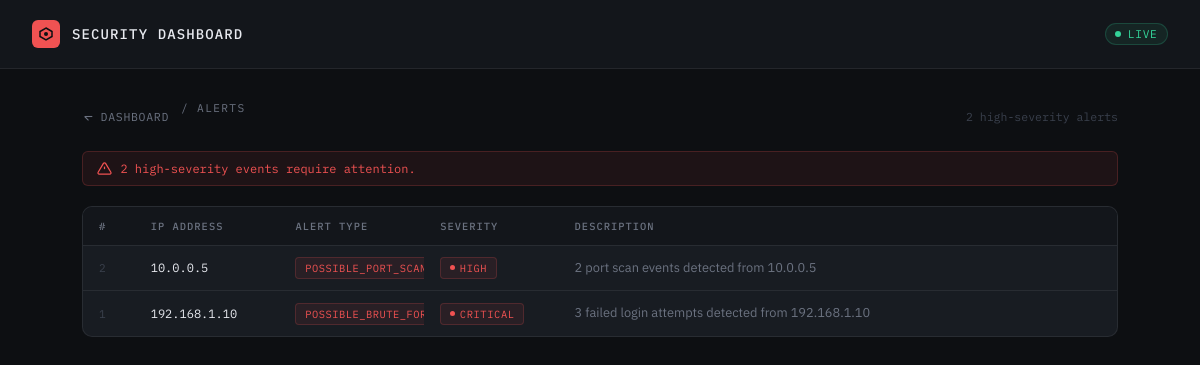
Screenshot of /alerts with the database file from the repository.
### tables this page shows
CREATE TABLE alerts (
                id INTEGER PRIMARY KEY AUTOINCREMENT,
                ip_address TEXT,
                alert_type TEXT,
                severity TEXT,
                description TEXT
            );

### app.py (the view)
@app.route("/alerts")
def alerts():
    try:
        page = max(1, int(request.args.get("page", 1)))
    except ValueError:
        page = 1
    offset = (page - 1) * EVENTS_PER_PAGE
    db = get_db()
    total = db.execute("SELECT COUNT(*) FROM alerts").fetchone()[0]
    alert_rows = db.execute(
        "SELECT * FROM alerts ORDER BY id DESC LIMIT ? OFFSET ?",
        (EVENTS_PER_PAGE, offset),
    ).fetchall()
    total_pages = max(1, (total + EVENTS_PER_PAGE - 1) // EVENTS_PER_PAGE)
    return render_template(
        "alerts.html",
        alert_rows=alert_rows,
        page=page,
        total_pages=total_pages,
        total=total,
    )

### app.py (called while the page is built)
def get_db():
    if "db" not in g:
        g.db = sqlite3.connect(DB_NAME)
        g.db.row_factory = sqlite3.Row  # access columns by name
    return g.db

### templates/alerts.html (shortened to what this page needs)
<!DOCTYPE html>
<html lang="en">
<head>
    <link rel="stylesheet" href="/static/style.css">
</head>
<body>
<header>
    <div class="header-left">
        <div class="logo-mark" aria-hidden="true">
            <svg width="16" height="16" viewBox="0 0 16 16" fill="none">
                <path d="M8 2L14 5.5V10.5L8 14L2 10.5V5.5L8 2Z" stroke="#0d0f12" stroke-width="1.5" fill="none"/>
                <circle cx="8" cy="8" r="2" fill="#0d0f12"/>
            </svg>
        </div>
        <h1>Security Dashboard</h1>
    </div>
    <div class="status-pill">
        <span class="status-dot"></span>
        Live
    </div>
</header>
<main>
    <div class="top-bar">
        <div class="top-bar-left">
            <a href="/" class="back-link">
                <svg width="13" height="13" viewBox="0 0 24 24" fill="none" stroke="currentColor" stroke-width="2" aria-hidden="true"><line x1="19" y1="12" x2="5" y2="12"/><polyline points="12 19 5 12 12 19"/></svg>
                Dashboard
            </a>
            <span class="section-label">/ Alerts</span>
        </div>
        <span class="event-count">{{ total }} high-severity alert{{ 's' if total != 1 else '' }}</span>
    </div>
    {% if total == 0 %}
    <div class="alert-banner alert-banner-ok" role="status">
        <svg width="15" height="15" viewBox="0 0 24 24" fill="none" stroke="currentColor" stroke-width="2" aria-hidden="true"><polyline points="20 6 9 17 4 12"/></svg>
        No high-severity events detected. System looks clean.
    </div>
    {% else %}
    <div class="alert-banner alert-banner-warn" role="status">
        <svg width="15" height="15" viewBox="0 0 24 24" fill="none" stroke="currentColor" stroke-width="2" aria-hidden="true"><path d="M10.29 3.86L1.82 18a2 2 0 001.71 3h16.94a2 2 0 001.71-3L13.71 3.86a2 2 0 00-3.42 0z"/><line x1="12" y1="9" x2="12" y2="13"/><line x1="12" y1="17" x2="12.01" y2="17"/></svg>
        {{ total }} high-severity event{{ 's' if total != 1 else '' }} require{{ '' if total != 1 else 's' }} attention.
    </div>
    {% endif %}
    <div class="table-wrap">
        <table>
            <colgroup>
                <col class="col-id">
                <col class="col-ip">
                <col class="col-type">
                <col class="col-cat">
                <col class="col-desc">
            </colgroup>
            <thead>
                <tr>
                    <th scope="col">#</th>
                    <th scope="col">IP address</th>
                    <th scope="col">Alert type</th>
                    <th scope="col">Severity</th>
                    <th scope="col">Description</th>
                </tr>
            </thead>
            <tbody>
                {% if alert_rows %}
                    {% for row in alert_rows %}
                    <tr>
                        <td class="col-id">{{ row['id'] }}</td>
                        <td class="col-ip">{{ row['ip_address'] }}</td>
                        <td>
                            <span class="type-badge type-badge-alert">{{ row['alert_type'] }}</span>
                        </td>
                        <td>
                            <span class="sev sev-{{ row['severity'] | lower }}">
                                <span class="sev-dot"></span>
                                {{ row['severity'] }}
                            </span>
                        </td>
                        <td class="col-desc">{{ row['description'] }}</td>
                    </tr>
                {% endfor %}
            {% endif %}
        </tbody>
        </table>
    </div>
</main>
</body>
</html>

### rows the page displays
alerts: id "2", ip_address "10.0.0.5", alert_type "POSSIBLE_PORT…", severity "HIGH", description "2 port scan events detected from 10.0.0.5"
alerts: id "1", ip_address "192.168.1.10", alert_type "POSSIBLE_BRUT…", severity "CRITICAL", description "3 failed login attempts detected from 192.168.1.10"

### other values shown
{{ total }} "2"
{{ 's' if total != 1 else '' }} "s"
